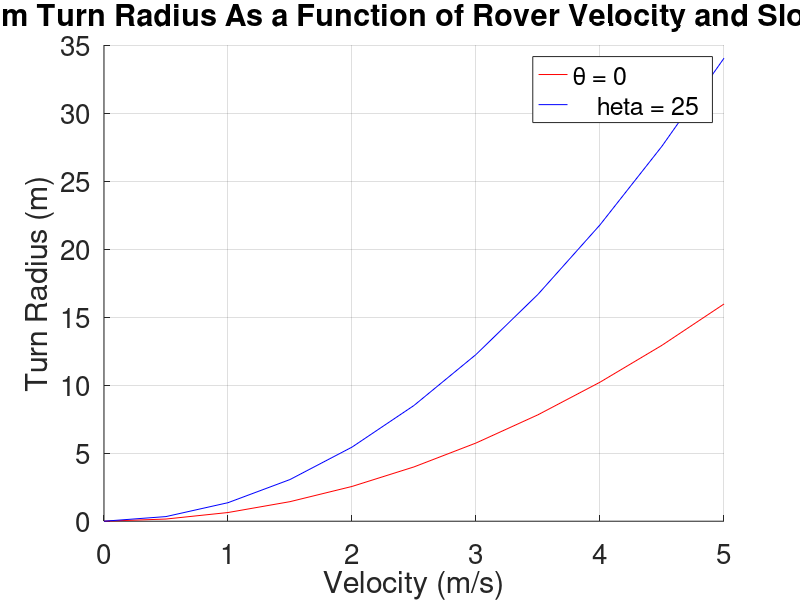

MATLAB code for this plot:
clear; close all;
v = [0:0.5:5]; %m/s
theta = [0,25]; %degrees
g = 1.62; %m/s^2

y = 0.725; %m
h = 0.75; %m

for i = 1:length(v)
    for j = 1:length(theta)
        r(i,j) = ((v(i)^2)/g)*((((y/h)*cosd(theta(j)))-sind(theta(j)))^-1);
    end
end


figure(1)
hold on;
set(gca,'FontSize',20);
plot(v,r(:,1),'r');
plot(v,r(:,2),'b');
legend('\theta = 0',"\theta = 25");
xlabel("Velocity (m/s)");
ylabel("Turn Radius (m)");
title("Minimum Turn Radius As a Function of Rover Velocity and Slope Angle");
grid on;
hold off;
